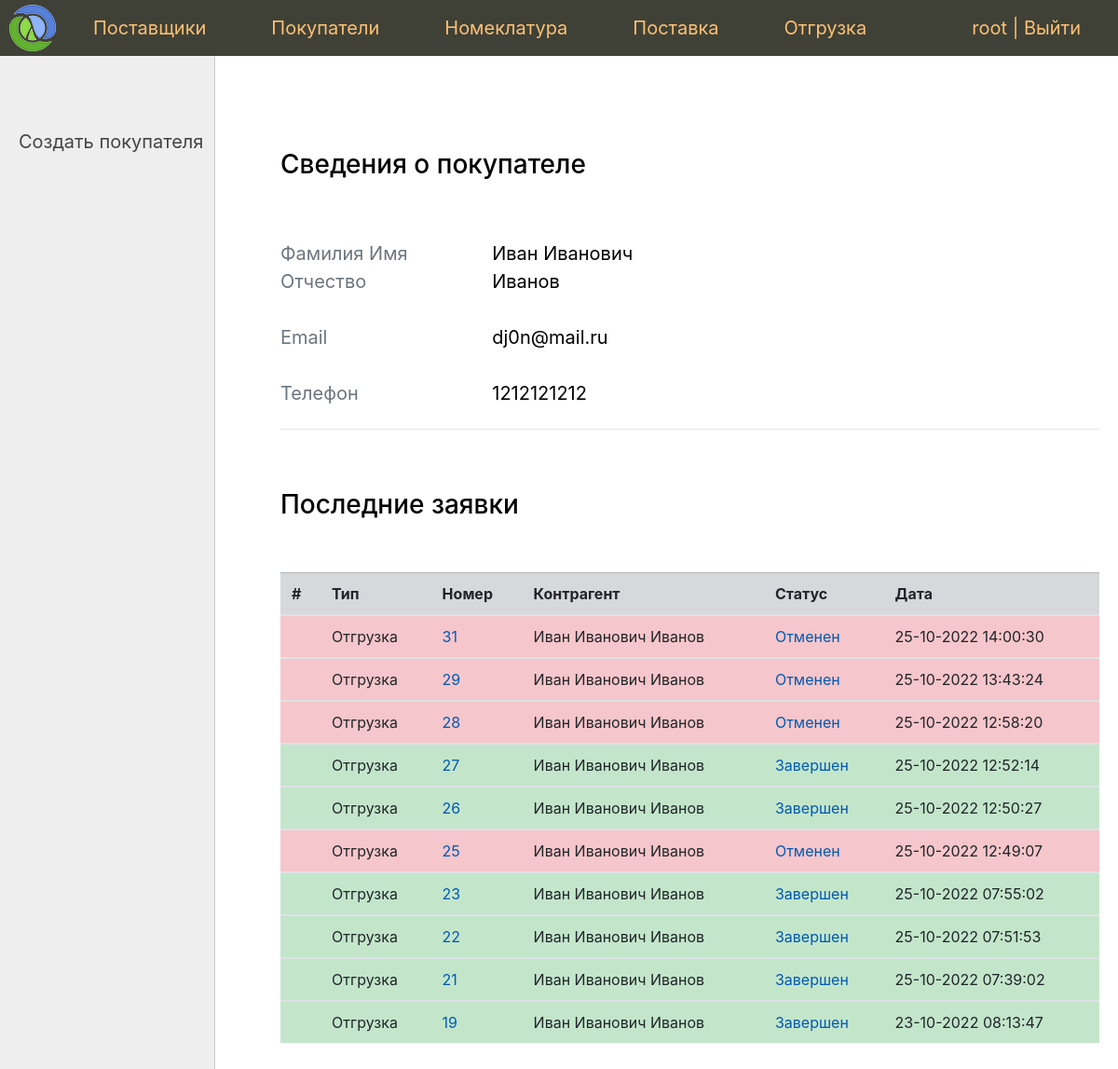
Screenshot of /buyer/4/ (signed in) with the database file from the repository.
### app/contactor/models.py (models this page shows, shortened)
class Buyer(models.Model):
    person = models.OneToOneField(
        Person,
        on_delete=models.CASCADE,
        verbose_name='Покупатель'
    )
    def __str__(self):
        return self.person.full_name
    class Meta:
        verbose_name = 'Покупатель'
        verbose_name_plural = 'Покупатели'

class Person(models.Model):
    full_name = models.CharField('Фамилия Имя Отчество', max_length=100)
    email = models.EmailField('Email', unique=True)
    phone = models.IntegerField('Телефон', unique=True)
    class Meta:
        verbose_name = 'Контактное лицо'
        verbose_name_plural = 'Контактные лица'

### app/document/models.py (models this page shows, shortened)
class Document(models.Model):
    vendor = models.ForeignKey(
        Vendor,
        on_delete=models.DO_NOTHING,
        blank=True,
        null=True,
        verbose_name='Поставщик'
    )
    buyer = models.ForeignKey(
        Buyer,
        on_delete=models.DO_NOTHING,
        blank=True,
        null=True,
        verbose_name='Покупатель'
    )
    nomenclatures = models.ManyToManyField(
        Nomenclature,
        through='DocumentNomenclatures',
        verbose_name='Номенклатура'
    )
    status = models.CharField(
        max_length=2,
        choices=Status.choices,
        default=Status.VALIDATING,
        verbose_name='Статус'
    )
    time_create = models.DateTimeField('Время создания', auto_now_add=True)
    time_update = models.DateTimeField('Время обновления статуса', auto_now=True)
    class Meta:
        verbose_name = 'Документ'
        verbose_name_plural = 'Документы'
    def get_absolute_url(self):
        return reverse('document', kwargs={'pk': self.pk})

### app/contactor/views.py (the view)
# urls.py: path('buyer/<int:pk>/', BuyerView.as_view(), name='buyer'),  #
class BuyerView(SuperUserRequiredMixin, DataMixin, DetailView):
    model = Buyer
    template_name = 'contactor/buyer_details.html'
    context_object_name = 'buyer'
    def get_context_data(self, *, object_list=None, **kwargs):
        context = super().get_context_data(**kwargs)
        context.update(
            self.get_user_context(
                title='Сведения о покупателе',
                left_menu=buyer_menu,
                documents=get_documents(buyer=self.object, count=10)
            )
        )
        return context

### app/contactor/services.py (called while the page is built)
def get_documents(count=5, **fields):
    return Document.objects.select_related(
        'vendor', 'buyer__person').filter(
        **fields
    ).order_by('-time_create')[:count]

### app/core/mixin.py (called while the page is built)
    def dispatch(self, request, *args, **kwargs):
        if not request.user.is_superuser:
            return self.handle_no_permission()
        return super().dispatch(request, *args, **kwargs)

    def get_user_context(self, **kwargs):
        context = kwargs
        if self.request.user.is_superuser:
            context['menu'] = menu
        return context

### app/document/templatetags/document_tags.py (called while the page is built)
@register.simple_tag
def query_transform(request, **kwargs):
    updated = request.GET.copy()
    values_dict = updated.dict()
    updated.clear()
    values_dict.update(kwargs)
    updated.update(values_dict)
    print(updated)
    return updated.urlencode()

### app/contactor/templates/contactor/buyer_details.html
{% extends 'core/base.html' %}
{% block left_menu %}
    {% include 'core/left_menu.html' %}
{% endblock %}
{% block content %}
    <h3>Сведения о покупателе</h3><br><br>
    <div class="form-group row">
        <div class="col-md-3 col-form-label form-control-label text-muted">Фамилия Имя Отчество</div>
        <div class="col-md-3 col-form-label form-control-label" >{{ buyer.person.full_name }}</div>
    </div>
    <div class="form-group row">
        <div class="col-md-3 col-form-label form-control-label text-muted">Email</div>
        <div class="col-md-3 col-form-label form-control-label" >{{ buyer.person.email }}</div>
    </div>
    <div class="form-group row">
        <div class="col-md-3 col-form-label form-control-label text-muted">Телефон</div>
        <div class="col-md-3 col-form-label form-control-label" >{{ buyer.person.phone }}</div>
    </div>
    <hr><br><br>
    {% include 'contactor/document_list.html' %}
{% endblock %}

### app/core/templates/core/base.html (shortened to what this page needs)
{% load static %}
{% load document_tags %}
{% load bootstrap4 %}
{% bootstrap_css %}
<!DOCTYPE html>
<html>
<head>
	<link type="text/css" href="{% static 'sklad/css/styles.css' %}" rel="stylesheet" />
</head>
<body>
<table class="table-page" border=0 cellpadding="0" cellspacing="0">
<tr>
    <td valign=top>
    {% block mainmenu %}
        <div class="header">
            <ul id="mainmenu" class="mainmenu">
                <li class="logo">
                    <a href="{% url 'home' %}"><div class="logo"></div></a>
                </li>
                {% for m in menu %}
                    <li><a href="{% url m.url_name %}">{{m.title}}</a></li>
                {% endfor %}
                {% if request.user.is_authenticated %}
                    <li class="last">{{ user.username }} | <a href="{% url 'logout' %}">Выйти</a></li>
                {% else %}
                    <li class="last"><a href="{% url 'login' %}">Войти</a></li>
                {% endif %}
            </ul>
        </div>
    {% endblock mainmenu %}
<table class="table-content" border=0 cellpadding="0" cellspacing="0">
<tr>
	<td valign="top" class="left-chapters">
        {% block left_menu %}{% endblock %}
    </td>
    <td valign="top" class="content">
	<div class="content-text">
        {% block content %}
        {% endblock %}
	</div>
</td></tr></table>
</td></tr>
</table>
</body>
</html>

### app/document/templates/document/list.html
{% load document_tags %}
<table class="table">
    <thead>
    <tr class="table-secondary">
        <th scope="col">#</th>
        <th scope="col">Тип</th>
        <th scope="col">Номер</th>
        <th scope="col">Контрагент</th>
        <th scope="col">Статус</th>
        <th scope="col">Дата</th>
    </tr>
    </thead>
    {% for d in documents  %}
        <tbody>
            {% if d.status == 'fi' %}
                <tr class="table-success">
            {% elif d.status == 'ca' %}
                <tr class="table-danger">
            {% elif d.status == 'co' %}
                <tr class="table-warning">
            {% elif d.status == 'va' %}
                <tr>
            {% else %}
                <tr>
            {% endif %}
                <th scope="row"></th>
                {% if d.buyer %}
                    <td>Отгрузка</td>
                    <td><a href="{{ d.get_absolute_url }}">{{ d.pk }}</a></td>
                    <td>{{ d.buyer }}</td>
                {% elif d.vendor %}
                    <td>Поставка</td>
                    <td><a href="{{ d.get_absolute_url }}">{{ d.pk }}</a></td>
                    <td>{{ d.vendor }}</td>
                {% endif %}
                <td><a href="{{ request.url }}?{% query_transform request status=d.status %}">
                    {{ d.get_status_display }}</a></td>
                <td>{{ d.time_create|date:"d-m-Y H:i:s" }}</td>
            </tr>
        </tbody>
    {% endfor %}
</table>

### app/core/static/sklad/css/styles.css (style rules this page uses)
html, body { margin: 0; padding: 0; height: 100%; width: 100%; color: #444; }
a { color: #0059b2; text-decoration: none; }
.table-page { width: 100%; height: 100%; vertical-align: top; }
.table-page tr { height: 100%; }
.header { background: #3F4137; height: 60px; }
.logo { background: url('../images/logo.png') no-repeat 10px 5px; width: 70px; height: 60px; }
ul.mainmenu { list-style: none; margin: 0; padding: 0; height: 60px; color: #fdc073; font-size: 20px; overflow: hidden; }
ul.mainmenu li { float: left; margin: 18px 40px 0 30px; }
ul.mainmenu li.logo { margin: 0; }
ul.mainmenu li.last { float: right; }
ul.mainmenu li a { color: #fdc073; text-decoration: none; }
.table-content { width: 100%; min-height: 100%; height: 100%; }
.left-chapters { margin: 0; background: #eee; border-right: 1px solid #ccc; min-height: 100%; }
.content { padding: 40px 20px 20px 40px; width: 100%; box-sizing: border-box; }
.content-text { margin: 60px 0 0 30px; color: #000; font-size: 20px; }

### rows the page displays
Buyer: person.full_name "Иван Иванович Иванов", person.email "dj0n@mail.ru", person.phone "1212121212"
Document: pk "31", buyer "Иван Иванович Иванов", status "Отменен", time_create "25-10-2022 14:00:30"
Document: pk "29", buyer "Иван Иванович Иванов", status "Отменен", time_create "25-10-2022 13:43:24"
Document: pk "28", buyer "Иван Иванович Иванов", status "Отменен", time_create "25-10-2022 12:58:20"
Document: pk "27", buyer "Иван Иванович Иванов", status "Завершен", time_create "25-10-2022 12:52:14"
Document: pk "26", buyer "Иван Иванович Иванов", status "Завершен", time_create "25-10-2022 12:50:27"
Document: pk "25", buyer "Иван Иванович Иванов", status "Отменен", time_create "25-10-2022 12:49:07"
Document: pk "23", buyer "Иван Иванович Иванов", status "Завершен", time_create "25-10-2022 07:55:02"
Document: pk "22", buyer "Иван Иванович Иванов", status "Завершен", time_create "25-10-2022 07:51:53"
Document: pk "21", buyer "Иван Иванович Иванов", status "Завершен", time_create "25-10-2022 07:39:02"
Document: pk "19", buyer "Иван Иванович Иванов", status "Завершен", time_create "23-10-2022 08:13:47"

### other values shown
{{ m.title }} "Поставщики" "Покупатели" "Номеклатура" "Поставка" "Отгрузка"
{{ user.username }} "root"
{{ m.title }} "Создать покупателя"
